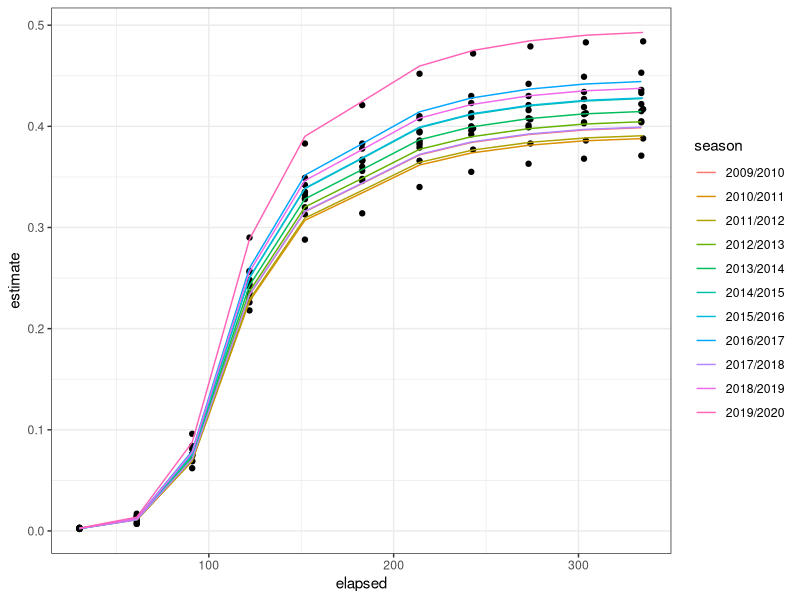

Here is the R script that generated this plot: (Note: this script raises an error after producing the figure.)
rm(list=ls())
library(dplyr)
library(ggplot2)
library(mgcv)

### national flu data ###

##### data cleaning #####
nis <- read.csv("data/nis_flu_national.csv")
head(nis)
nis$time_end = as.Date(nis$time_end)

nis %>%
  mutate(time_end=as.Date(time_end),
         season_start_year= gsub("(\\d{4})/\\d{4}","\\1",season)) %>%
  mutate(season_start=as.Date(paste0(season_start_year,"-07-01"))) %>%
  mutate(elapsed=as.numeric(time_end-season_start))%>%
  mutate(season=factor(season))%>%
  select(-season_start_year) -> nis

nis <- nis[order(nis$time_end),]

train_end <- as.Date("2020-07-01")

#### First 11 seasons as training, the rest 4 seasons as testing ###
nis %>%
  filter(time_end < train_end) -> nis_train

nis %>%
  filter(time_end >= train_end) -> nis_test

##### model fitting ######
# add log-normal link function by manually log-transforming response variable
nis_gam <- gam(log(estimate) ~ s(elapsed,bs="bs") + s(season,bs="re"),data= nis_train)

# transform back #
nis_train$fitted_values = exp(nis_gam$fitted.values)

## Fitted curves shares the same trend
nis_train %>%
  ggplot() +
  geom_point(aes(x=elapsed,y=estimate)) +
  geom_line(aes(x=elapsed,y=fitted_values,color=season)) +
  theme_bw()
ggsave("plot/fitted_value_by_season_lognormal.jpg",units="in",
       width=6,height=4)


# further looking into fitted terms:
# s(elapsed) is Xbeta, s(season) is group-specific intercept
fitted_terms <- predict(nis_gam, newdata=nis_train,type="terms")

# if plotting fitted Xb only:
fitted_xb <- exp(fitted_terms[,"s(elapsed)"] + coef(nis_gam)[1])

nis_train %>%
  ggplot() +
  geom_point(aes(x=elapsed,y=estimate))+
  geom_line(aes(x=elapsed,y=fitted_xb,color=season)) +
  theme_bw()
ggsave("plot/main_effect_by_season.jpg",units="in",
       width=6,height=4)


### Prediction ###
pred_values <- predict(nis_gam, newdata=nis_test,types="response")
nis_test$pred_terms <- exp(pred_values)

## The group-specific intercept is zero as the new seasons
# are not in the training. In this case, only the mean of
# main effect is predicted
ggplot(nis_test) +
  geom_point(aes(x=elapsed,y=estimate))+
  geom_line(aes(x=elapsed, y=pred_terms,color=season)) +
  theme_bw()
ggsave("plot/pred_by_season_lognormal.jpg",units="in",width=6,height=4)


## sequentially add season ##
pred_by_season <- function(data, train_end){

  data %>%
    filter(time_end < train_end) -> data_train

  data %>%
    filter(time_end >= train_end) -> data_test

  data_gam <- gam(log(estimate) ~ s(elapsed,bs="bs") + s(season,bs="re"),data= data_train)

  pred <- exp(predict(data_gam, newdata=data_test,type="response"))

  data_test$pred <- pred

  return(data_test)

}

# use 2 to 14 seasons as training #
train_ends <- seq(as.Date("2011-07-01"),as.Date("2023-07-01"),"1 year")
train_ids <- data.frame(id=c(2:14),
                        train_end=train_ends)


pred_list <- lapply(1:nrow(train_ids),
                    function(x){pred_by_season(nis, train_end=train_ids$train_end[x])})

names(pred_list) <- train_ids$id

pred_df <- plyr::ldply(pred_list)

pred_df %>%
  mutate(id=factor(.id,levels=train_ids$id,labels=paste(train_ids$id,"seasons\ntraining"))) %>%
  ggplot() +
  geom_point(aes(x=elapsed,y=estimate,color=season)) +
  geom_line(aes(x=elapsed,y=pred,color=season)) +
  facet_wrap(id~.) +
  theme_bw()
ggsave("plot/pred_by_all_seasons.jpg",units="in",width=6,height=4)

# evaluate using mspe
mspe <- function(data, pred) {
  mean((data-pred)^2)
}

pred_df %>%
  group_by(.id) %>%
  reframe(mspe=mspe(estimate,pred)) -> mspe_df

mspe_df %>%
  mutate(id=factor(.id,levels=train_ids$id,
                   labels=paste(train_ids$id,"seasons\ntraining"))) %>%
  ggplot() +
  geom_col(aes(x=id,y=mspe)) +
  theme_bw()
ggsave("plot/mspe_by_all_seasons.jpg",units="in",width=6,height=4)
